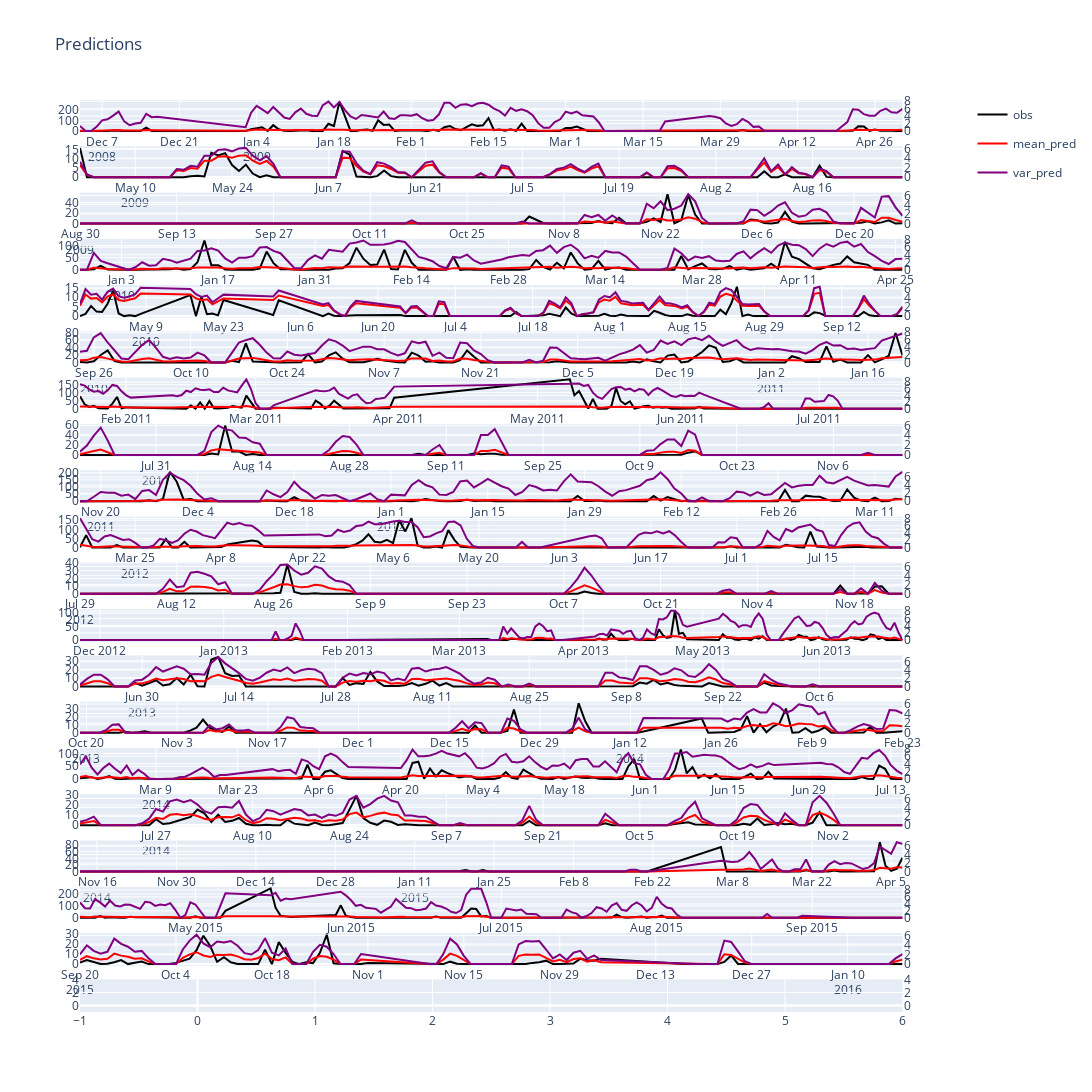

This figure's notebook cell:
### Code cell
# importlib.reload(glms)
# from glms import NeuralDGLM
model_version = 51
target_distribution = "compound_poisson"
base_nn = "HLSTM"

# Getting data
path_ = f"../Checkpoints/DGLM_{base_nn}_{target_distribution}/lightning_logs/version_{model_version}/"
ckpt_path = glms.NeuralDGLM.get_ckpt_path(os.path.join(path_,"checkpoints"))

scaler_features, scaler_target = glms.NeuralDGLM.load_scalers(path_)
model = glms.NeuralDGLM.load_from_checkpoint(ckpt_path, save_hparams=False, scaler_features=scaler_features, scaler_target=scaler_target)
model.freeze()
model.eval()

test_output = pickle.load( open(os.path.join(path_,"test_output.pkl"),"rb") )
test_data = test_output['Cairns'] 

# The predictions are a batch of windows of 7 days. 
# However each element in the batch has 6-day overlap with the next 7 day period
# Therefore we take the n-th day in each period

day_idx = 2
pred_mu = test_data['pred_mu'][:,day_idx] #.shape
pred_p = test_data['pred_p'][:,day_idx] 
pred_disp = test_data['pred_disp'][:, day_idx]
target_rain_value = test_data['target_rain_value'][:,day_idx]
dates = [ date_index[day_idx] for date_index in test_data['date'] if len(date_index)>day_idx]

# Printing statistics for outputs
_m = model.target_distribution.get_mean(pred_mu, pred_disp, pred_p)
_v = model.target_distribution.get_variance(pred_mu, pred_disp, pred_p)
_p = pred_p
print(f"""Mu max: {pred_mu.max():.3f} \t min: {pred_mu.min():.3f} \n 
        Disp max: {pred_disp.max():.3f} \t min: {pred_disp.min():.3f} \n
        Mean max: {_m.max():.3f} \t min: {_m.min():.3f} \n
        Var max: {_v.max():.3f} \t min: {_v.min():.3f} \n
        P   max: {_p.max():.3f} \t min: {_p.min():.3f}""")

# Setting up plot 
data_len = pred_mu.size
datums_in_plot = 120
cols = 1
rows = math.ceil( data_len/(datums_in_plot*cols) )

# Making figure
fig = make_subplots(rows=rows, cols=cols, start_cell="top-left", specs=[ [{"secondary_y": True}]*cols ]*rows )
idx = 0
for row in range(1, rows+1):
    for col in range(1, cols+1):
        show_legend = (row==1 and col==1)
        
        # Selecting subsets of data to plot
        pred_disp_batch = pred_disp[idx:idx+datums_in_plot]
        pred_mu_batch = pred_mu[idx:idx+datums_in_plot]
        pred_p_batch = pred_p[idx:idx+datums_in_plot]
        target_rain_value_batch = target_rain_value[idx:idx+datums_in_plot]
        dates_batch = dates[idx:idx+datums_in_plot]
        
        # Calculating Mean, variance from distribution params
        pred_mean_batch = model.target_distribution.get_mean(pred_mu_batch, pred_disp_batch, pred_p_batch)
        pred_var_batch = model.target_distribution.get_variance(pred_mu_batch, pred_disp_batch, pred_p_batch)
        
#         # Trace for true rain value
        fig.add_trace(go.Scatter(x=dates_batch, y=target_rain_value_batch.tolist(),name='obs',mode='lines', legendgroup="obs", line=dict(color='black'), showlegend=show_legend),
                  row=row, col=col) 
        
        # Trace for rain prediction
        fig.add_trace(go.Scatter(x=dates_batch, y=pred_mean_batch.tolist(),name='mean_pred',mode='lines',legendgroup="mean_pred", line=dict(color='red'), showlegend=show_legend),
                  row=row, col=col) 

        # Trace for rain variance prediction
        fig.add_trace(go.Scatter(x=dates_batch, y=pred_var_batch.tolist(),name='var_pred',mode='lines', legendgroup="var_pred", line=dict(color='purple'), showlegend=show_legend),
                  row=row, col=col, secondary_y=True)
        
        idx = idx + datums_in_plot

fig.update_layout(height=6600, width=1600, title_text="Predictions", showlegend=True)
fig.show()
